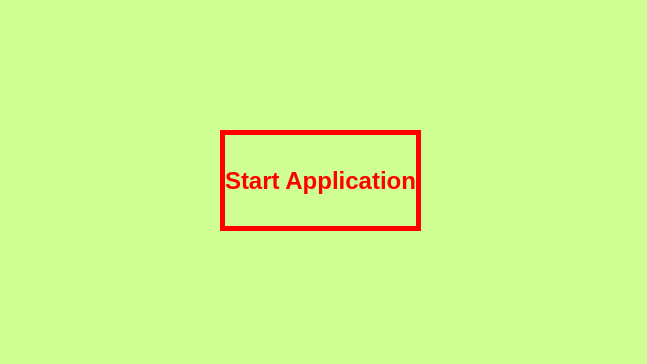
<?xml version="1.0" encoding="UTF-8"?>
<ui version="4.0">
 <class>MainWindow</class>
 <widget class="QMainWindow" name="MainWindow">
  <property name="geometry">
   <rect>
    <x>0</x>
    <y>0</y>
    <width>647</width>
    <height>364</height>
   </rect>
  </property>
  <property name="windowTitle">
   <string>MainWindow</string>
  </property>
  <property name="styleSheet">
   <string notr="true">background-color: rgb(207, 255, 147);</string>
  </property>
  <widget class="QWidget" name="centralwidget">
   <widget class="QPushButton" name="pushButton_Start">
    <property name="geometry">
     <rect>
      <x>220</x>
      <y>130</y>
      <width>201</width>
      <height>101</height>
     </rect>
    </property>
    <property name="font">
     <font>
      <pointsize>18</pointsize>
      <bold>true</bold>
     </font>
    </property>
    <property name="styleSheet">
     <string notr="true">QPushButton{
	color: red;
	background-color: rgb(207, 255, 147);
	border: 5px solid red;
}</string>
    </property>
    <property name="text">
     <string>Start Application</string>
    </property>
   </widget>
  </widget>
 </widget>
 <resources/>
 <connections/>
</ui>
